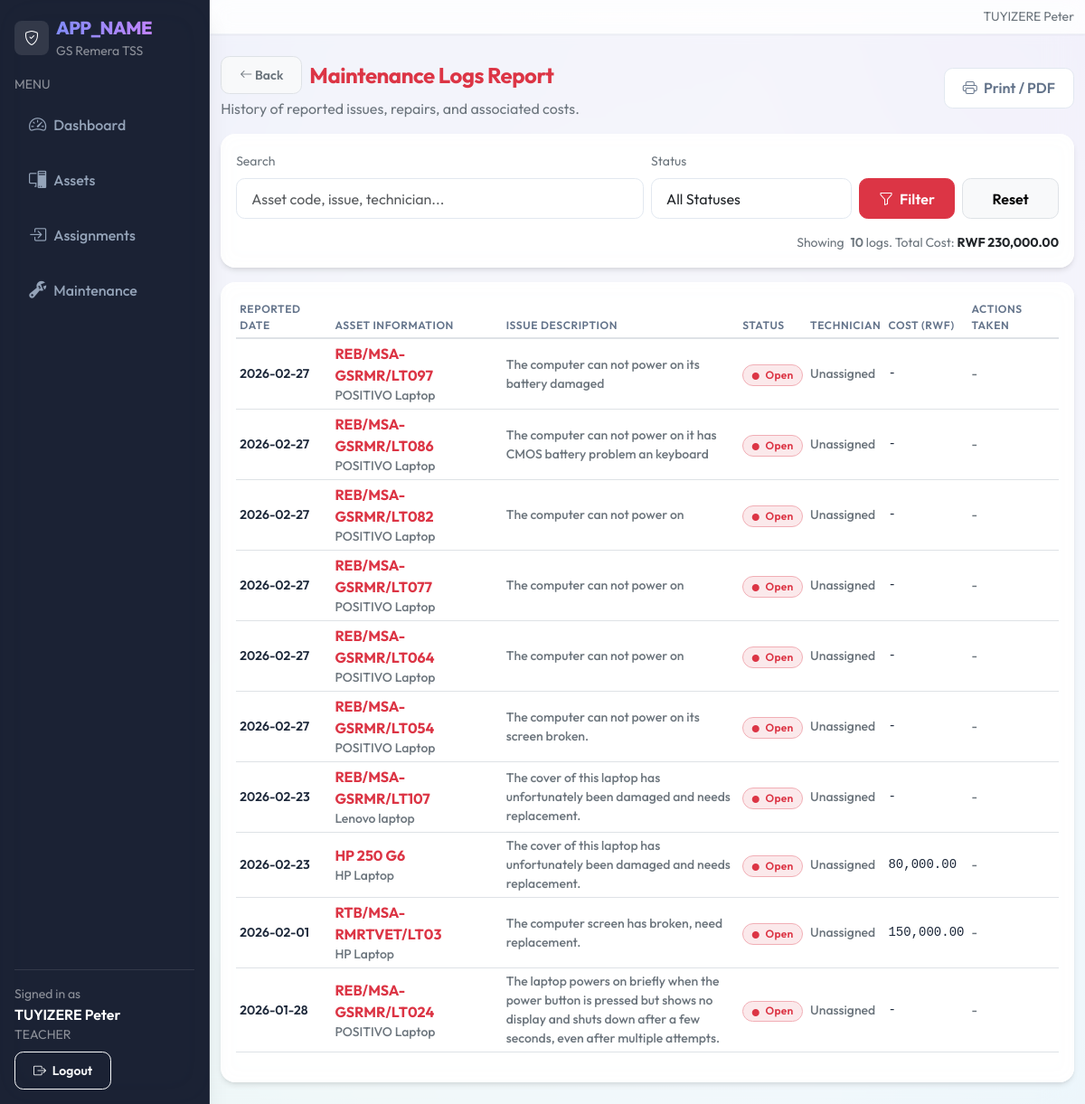
The app's page /reports/maintenance.php (signed in) with its own data.
### tables this page shows
CREATE TABLE `maintenance_logs` (
  `id` int(10) UNSIGNED NOT NULL,
  `school_id` int(10) UNSIGNED NOT NULL,
  `asset_id` int(10) UNSIGNED NOT NULL,
  `issue_description` text NOT NULL,
  `reported_date` date NOT NULL,
  `action_taken` text,
  `technician_name` varchar(120) DEFAULT NULL,
  `cost` decimal(10,2) DEFAULT NULL,
  `status` enum('Open','In Progress','Resolved') NOT NULL DEFAULT 'Open',
  `created_by` int(10) UNSIGNED NOT NULL,
  `created_at` datetime NOT NULL DEFAULT CURRENT_TIMESTAMP
);

CREATE TABLE `assets` (
  `id` int(10) UNSIGNED NOT NULL,
  `school_id` int(10) UNSIGNED NOT NULL,
  `asset_code` varchar(40) NOT NULL,
  `asset_name` varchar(120) NOT NULL,
  `category_id` int(10) UNSIGNED NOT NULL,
  `brand` varchar(80) DEFAULT NULL,
  `model` varchar(80) DEFAULT NULL,
  `serial_number` varchar(80) DEFAULT NULL,
  `purchase_date` date DEFAULT NULL,
  `asset_condition` enum('New','Good','Fair','Damaged') NOT NULL DEFAULT 'Good',
  `power_adapter` enum('Yes','No') NOT NULL DEFAULT 'No',
  `power_adapter_status` enum('Working','Damaged','Missing','N/A') NOT NULL DEFAULT 'N/A',
  `display_cable` enum('Yes','No') NOT NULL DEFAULT 'No',
  `display_cable_type` enum('HDMI','VGA','DisplayPort','DVI','USB-C','Other','N/A') NOT NULL DEFAULT 'N/A',
  `display_cable_status` enum('Working','Damaged','Missing','N/A') NOT NULL DEFAULT 'N/A',
  `status` enum('Available','In Use','Maintenance','Lost') NOT NULL DEFAULT 'Available',
  `location_id` int(10) UNSIGNED NOT NULL,
  `image_path` varchar(255) DEFAULT NULL,
  `notes` text,
  `created_at` datetime NOT NULL DEFAULT CURRENT_TIMESTAMP,
  `updated_at` datetime DEFAULT NULL ON UPDATE CURRENT_TIMESTAMP
);

### includes/url.php (called while the page is built, shortened)
<?php
function base_url(): string
{
  $b = defined('BASE_URL') ? (string)BASE_URL : '';
  $b = rtrim($b, '/');
  return $b;
}
function url(string $path): string
{
  $full = base_url() . $path;
  return $full === '' ? '/' : $full;
}

### reports/maintenance.php (the view, shortened to what this page needs)
<?php
require_once __DIR__ . '/../includes/layout.php';
require_once __DIR__ . '/../includes/url.php';
$pdo = db();
$q = trim($_GET['q'] ?? '');
$sid = (int)$_SESSION['user']['school_id'];
$where = ["m.school_id = :sid"];
$params = [':sid' => $sid];
$sql = "
  SELECT
    m.id as maintenance_id, m.issue_description, m.reported_date,
    m.action_taken, m.technician_name, m.cost, m.status as log_status,
    a.asset_code, a.asset_name,
    c.name AS category_name
  FROM maintenance_logs m
  JOIN assets a ON a.id = m.asset_id
  JOIN asset_categories c ON c.id = a.category_id
";
if ($where) $sql .= " WHERE " . implode(" AND ", $where);
$sql .= " ORDER BY m.reported_date DESC, m.id DESC LIMIT 1000";
$stmt = $pdo->prepare($sql);
$stmt->execute($params);
$logs = $stmt->fetchAll();
?>
<div class="d-flex align-items-center justify-content-between flex-wrap gap-2 mb-3">
  <div>
    <div class="d-flex align-items-center gap-2 mb-1">
      <a href="<?php echo htmlspecialchars(url('/reports/index.php')); ?>" class="btn btn-sm btn-light border text-secondary"><i class="bi bi-arrow-left"></i> Back</a>
      <h1 class="h4 mb-0 text-danger fw-bold">Maintenance Logs Report</h1>
    </div>
    <div class="text-secondary">History of reported issues, repairs, and associated costs.</div>
  </div>
  <div class="d-flex gap-2">
    <?php
      $qs = $_GET;
      $printUrl = url('/reports/print_maintenance.php') . (empty($qs) ? '' : ('?' . http_build_query($qs)));
    ?>
    <a class="btn btn-outline-secondary" target="_blank" href="<?php echo htmlspecialchars($printUrl); ?>">
      <i class="bi bi-printer me-1"></i> Print / PDF
    </a>
  </div>
</div>
<div class="card table-card mb-3">
  <div class="card-body">
    <form class="row g-2 align-items-end" method="get">
      <div class="col-12 col-md-6">
        <label class="form-label small text-secondary">Search</label>
        <input class="form-control" name="q" placeholder="Asset code, issue, technician..." value="<?php echo htmlspecialchars($q); ?>">
      </div>
      <div class="col-12 col-md-3">
        <label class="form-label small text-secondary">Status</label>
        <select class="form-select" name="status">
          <option value="">All Statuses</option>
        </select>
      </div>
      <div class="col-12 col-md-3 d-flex gap-2">
        <button class="btn btn-danger w-100" type="submit">
          <i class="bi bi-funnel me-1"></i> Filter
        </button>
        <a class="btn btn-light border w-100" href="<?php echo htmlspecialchars(url('/reports/maintenance.php')); ?>">
          Reset
        </a>
      </div>
    </form>
    <div class="mt-3 small text-secondary text-end">
      Showing <span class="fw-semibold ms-1"><?php echo count($logs); ?></span> logs. Total Cost:
      <strong class="text-dark">
        RWF <?php echo number_format(array_sum(array_column($logs, 'cost')), 2); ?>
      </strong>
    </div>
  </div>
</div>
<div class="card table-card">
  <div class="card-body">
    <div class="table-responsive">
      <table class="table table-sm align-middle table-hover">
        <thead>
          <tr class="text-secondary small">
            <th>Reported Date</th>
            <th>Asset Information</th>
            <th style="max-width:300px;">Issue Description</th>
            <th>Status</th>
            <th>Technician</th>
            <th>Cost (RWF)</th>
            <th>Actions Taken</th>
          </tr>
        </thead>
        <tbody>
          <?php foreach ($logs as $log): ?>
            <tr>
              <td class="small fw-semibold"><?php echo htmlspecialchars($log['reported_date']); ?></td>
              <td>
                <div class="fw-bold text-danger"><?php echo htmlspecialchars($log['asset_code']); ?></div>
                <div class="small text-secondary"><?php echo htmlspecialchars($log['asset_name']); ?></div>
              </td>
              <td class="small text-secondary text-wrap" style="max-width: 300px;">
                <?php echo nl2br(htmlspecialchars($log['issue_description'])); ?>
              </td>
              <td>
                <?php
                  $sColor = 'secondary';
                  if ($log['log_status'] === 'Open') $sColor = 'danger';
                  elseif ($log['log_status'] === 'In Progress') $sColor = 'warning';
                  elseif ($log['log_status'] === 'Resolved') $sColor = 'success';
                ?>
                <span class="badge bg-<?php echo $sColor; ?> bg-opacity-10 text-<?php echo $sColor; ?> border border-<?php echo $sColor; ?>-subtle">
                  <i class="bi bi-circle-fill me-1" style="font-size: 0.5rem; vertical-align: middle;"></i>
                  <?php echo htmlspecialchars($log['log_status']); ?>
                </span>
              </td>
              <td class="small text-secondary"><?php echo htmlspecialchars($log['technician_name'] ?: 'Unassigned'); ?></td>
              <td class="small font-monospace"><?php echo $log['cost'] ? number_format($log['cost'], 2) : '-'; ?></td>
              <td class="small text-secondary text-truncate" style="max-width: 150px;" title="<?php echo htmlspecialchars($log['action_taken'] ?: ''); ?>">
                <?php echo htmlspecialchars($log['action_taken'] ?: '-'); ?>
              </td>
            </tr>
          <?php endforeach; ?>
        </tbody>
      </table>
    </div>
  </div>
</div>

### assets/css/app.css (style rules this page uses)
:root { --gs-primary: #4f46e5; --gs-primary-hover: #4338ca; --gs-secondary: #8b5cf6; --gs-sidebar-bg: #0f172a; --gs-sidebar-muted: #94a3b8; --gs-sidebar-active-bg: rgba(255, 255, 255, 0.1); --gs-sidebar-active-text: #ffffff; --gs-bg: #f8fafc; --gs-card-bg: #ffffff; --gs-text: #1e293b; --gs-text-muted: #64748b; --gs-border: #e2e8f0; --shadow-sm: 0 1px 2px 0 rgba(0, 0, 0, 0.05); --shadow-md: 0 4px 6px -1px rgba(0, 0, 0, 0.1), 0 2px 4px -1px rgba(0, 0, 0, 0.06); --shadow-lg: 0 10px 15px -3px rgba(0, 0, 0, 0.1), 0 4px 6px -2px rgba(0, 0, 0, 0.05); --shadow-xl: 0 20px 25px -5px rgba(0, 0, 0, 0.1), 0 10px 10px -5px rgba(0, 0, 0, 0.04); }
body { font-family: 'Outfit', sans-serif; background-color: var(--gs-bg); background-image: radial-gradient(at 0% 0%, rgba(79, 70, 229, 0.15) 0px, transparent 50%), radial-gradient(at 100% 0%, rgba(139, 92, 246, 0.15) 0px, transparent 50%), radial-gradient(at 100% 100%, rgba(56, 189, 248, 0.15) 0px, transparent 50%), radial-gradient(at 0% 100%, rgba(20, 184, 166, 0.15) 0px, transparent 50%); background-attachment: fixed; color: var(--gs-text); -webkit-font-smoothing: antialiased; }
.card { background: rgba(255, 255, 255, 0.9); backdrop-filter: blur(10px); border: 1px solid rgba(255, 255, 255, 0.8); border-radius: 1rem; box-shadow: var(--shadow-md); transition: transform 0.3s cubic-bezier(0.4, 0, 0.2, 1), box-shadow 0.3s cubic-bezier(0.4, 0, 0.2, 1); overflow: hidden; }
.table-card { border: 1px solid rgba(255, 255, 255, 0.6); }
.btn { font-weight: 600; border-radius: 0.6rem; padding: 0.6rem 1.25rem; transition: all 0.3s cubic-bezier(0.4, 0, 0.2, 1); }
.btn-outline-secondary { color: var(--gs-text-muted); border-color: var(--gs-border); background: white; }
h1, h2, h3, h4, h5, h6, .h1, .h2, .h3, .h4, .h5, .h6 { font-weight: 700; letter-spacing: -0.02em; color: #0f172a; }
.badge { font-weight: 600; padding: 0.4em 0.8em; border-radius: 2rem; letter-spacing: 0.02em; }
.form-control, .form-select { border-radius: 0.6rem; border: 1px solid var(--gs-border); padding: 0.6rem 1rem; transition: all 0.2s ease; background: rgba(255, 255, 255, 0.9); }
.table { vertical-align: middle; }
.table th { font-weight: 600; text-transform: uppercase; font-size: 0.75rem; letter-spacing: 0.05em; color: var(--gs-text-muted); border-bottom-width: 2px; background-color: transparent !important; }
.table td { color: var(--gs-text); font-weight: 500; background-color: transparent !important; }

### records on screen
maintenance_logs: reported_date "2026-02-27", asset.asset_code "REB/MSA-GSRMR/LT097", asset.asset_name "POSITIVO Laptop", issue_description "The computer can not power on its battery damaged", status "Open", technician_name "Unassigned", action_taken "-"
maintenance_logs: reported_date "2026-02-27", asset.asset_code "REB/MSA-GSRMR/LT086", asset.asset_name "POSITIVO Laptop", issue_description "The computer can not power on it has CMOS battery problem an keyboard", status "Open", technician_name "Unassigned", action_taken "-"
maintenance_logs: reported_date "2026-02-27", asset.asset_code "REB/MSA-GSRMR/LT082", asset.asset_name "POSITIVO Laptop", issue_description "The computer can not power on", status "Open", technician_name "Unassigned", action_taken "-"
maintenance_logs: reported_date "2026-02-27", asset.asset_code "REB/MSA-GSRMR/LT077", asset.asset_name "POSITIVO Laptop", issue_description "The computer can not power on", status "Open", technician_name "Unassigned", action_taken "-"
maintenance_logs: reported_date "2026-02-27", asset.asset_code "REB/MSA-GSRMR/LT064", asset.asset_name "POSITIVO Laptop", issue_description "The computer can not power on", status "Open", technician_name "Unassigned", action_taken "-"
maintenance_logs: reported_date "2026-02-27", asset.asset_code "REB/MSA-GSRMR/LT054", asset.asset_name "POSITIVO Laptop", issue_description "The computer can not power on its screen broken.", status "Open", technician_name "Unassigned", action_taken "-"
maintenance_logs: reported_date "2026-02-23", asset.asset_code "REB/MSA-GSRMR/LT107", asset.asset_name "Lenovo laptop", issue_description "The cover of this laptop has unfortunately been damaged and needs replacement.", status "Open", technician_name "Unassigned", action_taken "-"
maintenance_logs: reported_date "2026-02-23", asset.asset_code "HP 250 G6", asset.asset_name "HP Laptop", issue_description "The cover of this laptop has unfortunately been damaged and needs replacement.", status "Open", technician_name "Unassigned", cost "80,000.00", action_taken "-"
maintenance_logs: reported_date "2026-02-01", asset.asset_code "RTB/MSA-RMRTVET/LT03", asset.asset_name "HP Laptop", issue_description "The computer screen has broken, need replacement.", status "Open", technician_name "Unassigned", cost "150,000.00", action_taken "-"
maintenance_logs: reported_date "2026-01-28", asset.asset_code "REB/MSA-GSRMR/LT024", asset.asset_name "POSITIVO Laptop", issue_description "The laptop powers on briefly when the power button is pressed but shows no display and shuts down after a few seconds, even after multiple attempts.", status "Open", technician_name "Unassigned", action_taken "-"

### other values on screen
$appTitle "APP_NAME"
$user['school_name'] "GS Remera TSS"
$item['label'] "Dashboard"
$item['label'] "Assets"
$item['label'] "Assignments"
$item['label'] "Maintenance"
$fullName ?: 'User' "TUYIZERE Peter"
$role ?: '-' "TEACHER"
$fullName ?: '' "TUYIZERE Peter"
count($logs) "10"
array_sum(array_column($logs, 'cost')) "230,000.00"
